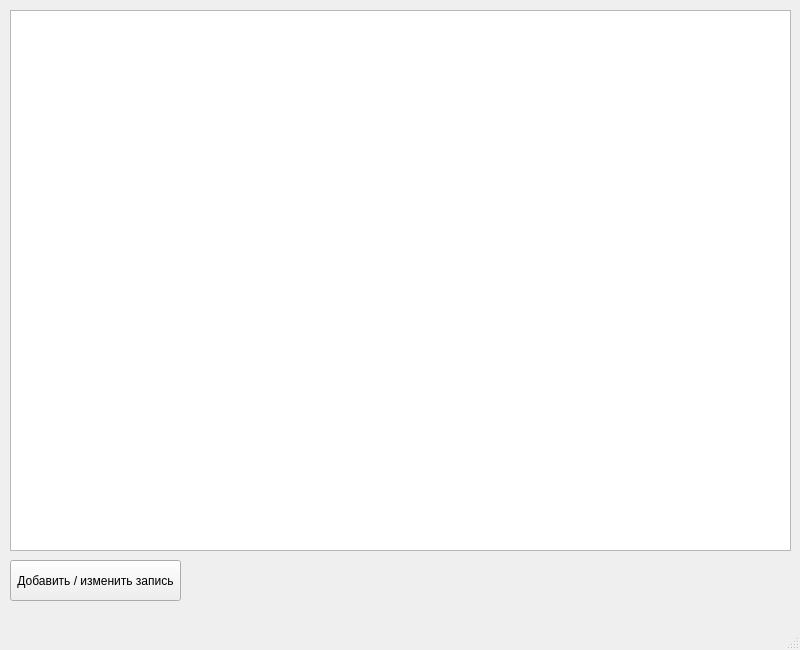
<?xml version="1.0" encoding="UTF-8"?>
<ui version="4.0">
 <class>MainWindow</class>
 <widget class="QMainWindow" name="MainWindow">
  <property name="geometry">
   <rect>
    <x>0</x>
    <y>0</y>
    <width>800</width>
    <height>650</height>
   </rect>
  </property>
  <property name="sizePolicy">
   <sizepolicy hsizetype="Fixed" vsizetype="Fixed">
    <horstretch>0</horstretch>
    <verstretch>0</verstretch>
   </sizepolicy>
  </property>
  <property name="minimumSize">
   <size>
    <width>800</width>
    <height>0</height>
   </size>
  </property>
  <property name="maximumSize">
   <size>
    <width>800</width>
    <height>650</height>
   </size>
  </property>
  <property name="windowTitle">
   <string>Эспрессо</string>
  </property>
  <widget class="QWidget" name="centralwidget">
   <widget class="QTableWidget" name="coffee_table">
    <property name="geometry">
     <rect>
      <x>10</x>
      <y>10</y>
      <width>781</width>
      <height>541</height>
     </rect>
    </property>
   </widget>
   <widget class="QPushButton" name="make_or_change_coffee_button">
    <property name="geometry">
     <rect>
      <x>10</x>
      <y>560</y>
      <width>171</width>
      <height>41</height>
     </rect>
    </property>
    <property name="text">
     <string>Добавить / изменить запись</string>
    </property>
   </widget>
  </widget>
  <widget class="QMenuBar" name="menubar">
   <property name="geometry">
    <rect>
     <x>0</x>
     <y>0</y>
     <width>800</width>
     <height>21</height>
    </rect>
   </property>
  </widget>
  <widget class="QStatusBar" name="statusbar"/>
 </widget>
 <resources/>
 <connections/>
</ui>
